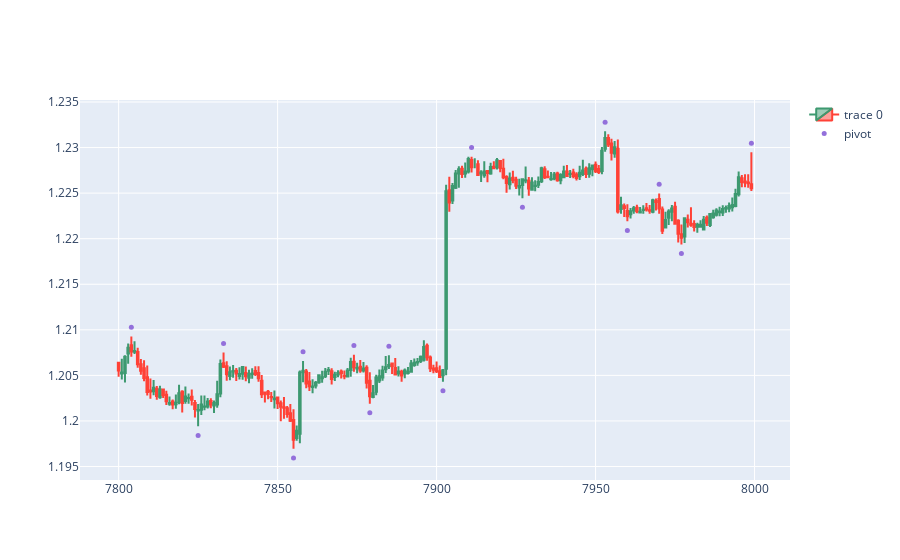

The code cell stored with this chart in its notebook:
### Code cell
dfpl = df[7800:8000]
fig = go.Figure(data=[go.Candlestick(x=dfpl.index,
                open=dfpl['open'],
                high=dfpl['high'],
                low=dfpl['low'],
                close=dfpl['close'])])

fig.add_scatter(x=dfpl.index, y=dfpl['pointpos'], mode="markers",
                marker=dict(size=5, color="MediumPurple"),
                name="pivot")
fig.update_layout(xaxis_rangeslider_visible=False)
fig.show()

### Figure 1 — Plotly figure (JSON) as saved in the notebook; plotly's stock layout.template omitted (floating-point values rounded to 4 significant figures; data arrays with more than 128 entries replaced by an {"elided": "..."} marker saying what was removed)
{"data": [{"close": {"elided": "200 float values"}, "high": {"elided": "200 float values"}, "low": {"elided": "200 float values"}, "open": {"elided": "200 float values"}, "type": "candlestick", "x": {"elided": "200 int values"}}, {"marker": {"color": "MediumPurple", "size": 5}, "mode": "markers", "name": "pivot", "type": "scatter", "x": {"elided": "200 int values"}, "y": {"elided": "200 float values"}}], "layout": {"autosize": true, "xaxis": {"autorange": true, "range": [7789.0, 8010.0], "rangeslider": {"visible": false, "yaxis": {}}, "type": "linear"}, "yaxis": {"autorange": true, "range": [1.193, 1.236], "type": "linear"}}}
